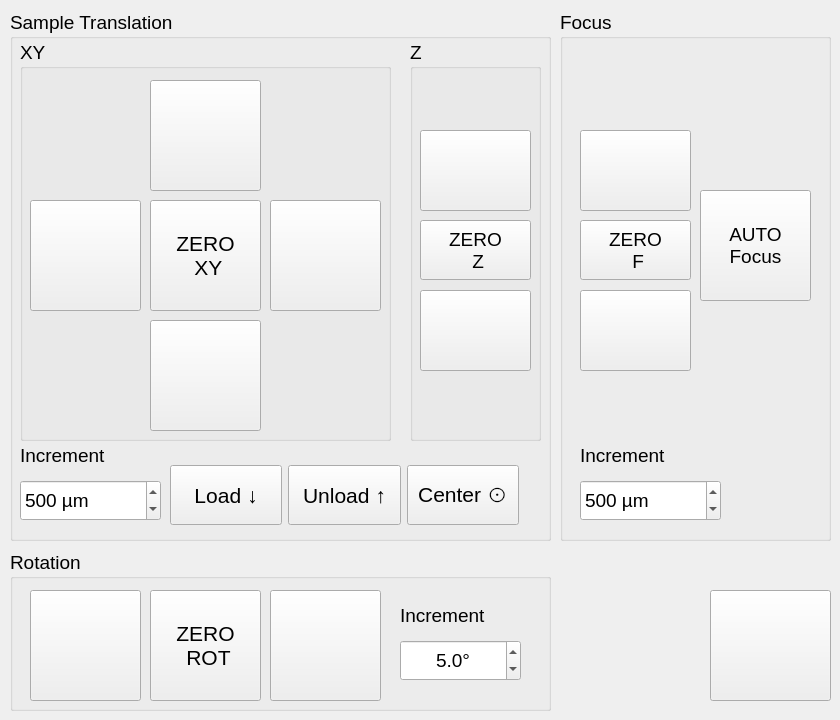
          <widget class="QWidget" name="MovementTabWidget">
           <attribute name="title">
            <string>Movement</string>
           </attribute>
           <widget class="QGroupBox" name="xyzGroupbox">
            <property name="enabled">
             <bool>true</bool>
            </property>
            <property name="geometry">
             <rect>
              <x>10</x>
              <y>10</y>
              <width>541</width>
              <height>531</height>
             </rect>
            </property>
            <property name="font">
             <font>
              <pointsize>14</pointsize>
             </font>
            </property>
            <property name="title">
             <string>Sample Translation</string>
            </property>
            <property name="flat">
             <bool>false</bool>
            </property>
            <widget class="QGroupBox" name="groupBox_4">
             <property name="enabled">
              <bool>true</bool>
             </property>
             <property name="geometry">
              <rect>
               <x>10</x>
               <y>30</y>
               <width>371</width>
               <height>401</height>
              </rect>
             </property>
             <property name="font">
              <font>
               <pointsize>14</pointsize>
              </font>
             </property>
             <property name="title">
              <string>XY</string>
             </property>
             <widget class="QPushButton" name="yPlusButton">
              <property name="enabled">
               <bool>true</bool>
              </property>
              <property name="geometry">
               <rect>
                <x>130</x>
                <y>40</y>
                <width>111</width>
                <height>111</height>
               </rect>
              </property>
              <property name="font">
               <font>
                <weight>50</weight>
                <italic>false</italic>
                <bold>false</bold>
               </font>
              </property>
              <property name="toolTip">
               <string>&lt;html&gt;&lt;head/&gt;&lt;body&gt;&lt;p&gt;Y axis (UP)&lt;/p&gt;&lt;/body&gt;&lt;/html&gt;</string>
              </property>
              <property name="text">
               <string/>
              </property>
              <property name="icon">
               <iconset>
                <normaloff>up-blue.png</normaloff>up-blue.png</iconset>
              </property>
              <property name="iconSize">
               <size>
                <width>80</width>
                <height>80</height>
               </size>
              </property>
              <property name="checkable">
               <bool>false</bool>
              </property>
              <property name="autoRepeat">
               <bool>true</bool>
              </property>
             </widget>
             <widget class="QPushButton" name="xPlusButton">
              <property name="enabled">
               <bool>true</bool>
              </property>
              <property name="geometry">
               <rect>
                <x>250</x>
                <y>160</y>
                <width>111</width>
                <height>111</height>
               </rect>
              </property>
              <property name="font">
               <font>
                <weight>50</weight>
                <bold>false</bold>
               </font>
              </property>
              <property name="toolTip">
               <string>&lt;html&gt;&lt;head/&gt;&lt;body&gt;&lt;p&gt;X axis (Right)&lt;/p&gt;&lt;/body&gt;&lt;/html&gt;</string>
              </property>
              <property name="text">
               <string/>
              </property>
              <property name="icon">
               <iconset>
                <normaloff>right-blue.png</normaloff>right-blue.png</iconset>
              </property>
              <property name="iconSize">
               <size>
                <width>80</width>
                <height>80</height>
               </size>
              </property>
              <property name="autoRepeat">
               <bool>true</bool>
              </property>
             </widget>
             <widget class="QPushButton" name="xMinusButton">
              <property name="enabled">
               <bool>true</bool>
              </property>
              <property name="geometry">
               <rect>
                <x>10</x>
                <y>160</y>
                <width>111</width>
                <height>111</height>
               </rect>
              </property>
              <property name="font">
               <font>
                <weight>50</weight>
                <bold>false</bold>
               </font>
              </property>
              <property name="toolTip">
               <string>&lt;html&gt;&lt;head/&gt;&lt;body&gt;&lt;p&gt;X axis (Left)&lt;/p&gt;&lt;/body&gt;&lt;/html&gt;</string>
              </property>
              <property name="text">
               <string/>
              </property>
              <property name="icon">
               <iconset>
                <normaloff>left-blue.png</normaloff>left-blue.png</iconset>
              </property>
              <property name="iconSize">
               <size>
                <width>80</width>
                <height>80</height>
               </size>
              </property>
              <property name="autoRepeat">
               <bool>true</bool>
              </property>
             </widget>
             <widget class="QPushButton" name="yMinusButton">
              <property name="enabled">
               <bool>true</bool>
              </property>
              <property name="geometry">
               <rect>
                <x>130</x>
                <y>280</y>
                <width>111</width>
                <height>111</height>
               </rect>
              </property>
              <property name="font">
               <font>
                <weight>50</weight>
                <bold>false</bold>
               </font>
              </property>
              <property name="toolTip">
               <string>&lt;html&gt;&lt;head/&gt;&lt;body&gt;&lt;p&gt;Y axis (Down)&lt;/p&gt;&lt;/body&gt;&lt;/html&gt;</string>
              </property>
              <property name="text">
               <string/>
              </property>
              <property name="icon">
               <iconset>
                <normaloff>down-blue.png</normaloff>down-blue.png</iconset>
              </property>
              <property name="iconSize">
               <size>
                <width>80</width>
                <height>80</height>
               </size>
              </property>
              <property name="autoRepeat">
               <bool>true</bool>
              </property>
             </widget>
             <widget class="QPushButton" name="xyZeroButton">
              <property name="enabled">
               <bool>true</bool>
              </property>
              <property name="geometry">
               <rect>
                <x>130</x>
                <y>160</y>
                <width>111</width>
                <height>111</height>
               </rect>
              </property>
              <property name="font">
               <font>
                <pointsize>16</pointsize>
                <weight>50</weight>
                <italic>false</italic>
                <bold>false</bold>
               </font>
              </property>
              <property name="toolTip">
               <string>Make current position 0 (relative)</string>
              </property>
              <property name="text">
               <string>ZERO
 XY</string>
              </property>
              <property name="checkable">
               <bool>true</bool>
              </property>
             </widget>
            </widget>
            <widget class="QGroupBox" name="groupBox_6">
             <property name="enabled">
              <bool>true</bool>
             </property>
             <property name="geometry">
              <rect>
               <x>400</x>
               <y>30</y>
               <width>131</width>
               <height>401</height>
              </rect>
             </property>
             <property name="font">
              <font>
               <pointsize>14</pointsize>
              </font>
             </property>
             <property name="title">
              <string>Z</string>
             </property>
             <widget class="QPushButton" name="zPlusButton">
              <property name="enabled">
               <bool>true</bool>
              </property>
              <property name="geometry">
               <rect>
                <x>10</x>
                <y>90</y>
                <width>111</width>
                <height>81</height>
               </rect>
              </property>
              <property name="font">
               <font>
                <weight>50</weight>
                <italic>false</italic>
                <bold>false</bold>
               </font>
              </property>
              <property name="toolTip">
               <string>&lt;html&gt;&lt;head/&gt;&lt;body&gt;&lt;p&gt;Move the sample forward&lt;/p&gt;&lt;/body&gt;&lt;/html&gt;</string>
              </property>
              <property name="text">
               <string/>
              </property>
              <property name="icon">
               <iconset>
                <normaloff>up-blue-perspective.png</normaloff>up-blue-perspective.png</iconset>
              </property>
              <property name="iconSize">
               <size>
                <width>80</width>
                <height>80</height>
               </size>
              </property>
              <property name="autoRepeat">
               <bool>true</bool>
              </property>
             </widget>
             <widget class="QPushButton" name="zMinusButton">
              <property name="enabled">
               <bool>true</bool>
              </property>
              <property name="geometry">
               <rect>
                <x>10</x>
                <y>250</y>
                <width>111</width>
                <height>81</height>
               </rect>
              </property>
              <property name="font">
               <font>
                <weight>50</weight>
                <italic>false</italic>
                <bold>false</bold>
               </font>
              </property>
              <property name="toolTip">
               <string>&lt;html&gt;&lt;head/&gt;&lt;body&gt;&lt;p&gt;Move the sample backward&lt;/p&gt;&lt;/body&gt;&lt;/html&gt;</string>
              </property>
              <property name="text">
               <string/>
              </property>
              <property name="icon">
               <iconset>
                <normaloff>down-blue-perspective.png</normaloff>down-blue-perspective.png</iconset>
              </property>
              <property name="iconSize">
               <size>
                <width>80</width>
                <height>80</height>
               </size>
              </property>
              <property name="autoRepeat">
               <bool>true</bool>
              </property>
             </widget>
             <widget class="QPushButton" name="zZeroButton">
              <property name="enabled">
               <bool>true</bool>
              </property>
              <property name="geometry">
               <rect>
                <x>10</x>
                <y>180</y>
                <width>111</width>
                <height>60</height>
               </rect>
              </property>
              <property name="font">
               <font>
                <pointsize>14</pointsize>
                <weight>50</weight>
                <italic>false</italic>
                <bold>false</bold>
               </font>
              </property>
              <property name="toolTip">
               <string>Make current position 0 (relative)</string>
              </property>
              <property name="text">
               <string>ZERO
 Z</string>
              </property>
              <property name="checkable">
               <bool>true</bool>
              </property>
             </widget>
            </widget>
            <widget class="QLabel" name="label_13">
             <property name="enabled">
              <bool>true</bool>
             </property>
             <property name="geometry">
              <rect>
               <x>10</x>
               <y>430</y>
               <width>141</width>
               <height>31</height>
              </rect>
             </property>
             <property name="font">
              <font>
               <pointsize>14</pointsize>
              </font>
             </property>
             <property name="text">
              <string>Increment</string>
             </property>
            </widget>
            <widget class="QSpinBox" name="xyzIncrementSpinbox">
             <property name="enabled">
              <bool>true</bool>
             </property>
             <property name="geometry">
              <rect>
               <x>10</x>
               <y>470</y>
               <width>141</width>
               <height>41</height>
              </rect>
             </property>
             <property name="font">
              <font>
               <pointsize>14</pointsize>
              </font>
             </property>
             <property name="suffix">
              <string> µm </string>
             </property>
             <property name="maximum">
              <number>1000</number>
             </property>
             <property name="value">
              <number>500</number>
             </property>
            </widget>
            <widget class="QWidget" name="layoutWidget">
             <property name="geometry">
              <rect>
               <x>160</x>
               <y>440</y>
               <width>349</width>
               <height>91</height>
              </rect>
             </property>
             <layout class="QHBoxLayout" name="horizontalLayout_5">
              <item>
               <widget class="QPushButton" name="xyzLoadButton">
                <property name="enabled">
                 <bool>true</bool>
                </property>
                <property name="minimumSize">
                 <size>
                  <width>0</width>
                  <height>60</height>
                 </size>
                </property>
                <property name="font">
                 <font>
                  <pointsize>16</pointsize>
                  <weight>50</weight>
                  <bold>false</bold>
                 </font>
                </property>
                <property name="toolTip">
                 <string>&lt;html&gt;&lt;head/&gt;&lt;body&gt;&lt;p&gt;Move the sample down to a pre-defined position.&lt;/p&gt;&lt;/body&gt;&lt;/html&gt;</string>
                </property>
                <property name="text">
                 <string>Load ↓</string>
                </property>
               </widget>
              </item>
              <item>
               <widget class="QPushButton" name="xyzUnloadButton">
                <property name="enabled">
                 <bool>true</bool>
                </property>
                <property name="minimumSize">
                 <size>
                  <width>0</width>
                  <height>60</height>
                 </size>
                </property>
                <property name="font">
                 <font>
                  <pointsize>16</pointsize>
                  <weight>50</weight>
                  <bold>false</bold>
                 </font>
                </property>
                <property name="toolTip">
                 <string>&lt;html&gt;&lt;head/&gt;&lt;body&gt;&lt;p&gt;Move the sample up to a pre-defined position.&lt;/p&gt;&lt;/body&gt;&lt;/html&gt;</string>
                </property>
                <property name="text">
                 <string>Unload ↑</string>
                </property>
               </widget>
              </item>
              <item>
               <widget class="QPushButton" name="centerButton">
                <property name="minimumSize">
                 <size>
                  <width>0</width>
                  <height>60</height>
                 </size>
                </property>
                <property name="font">
                 <font>
                  <pointsize>16</pointsize>
                 </font>
                </property>
                <property name="toolTip">
                 <string>&lt;html&gt;&lt;head/&gt;&lt;body&gt;&lt;p&gt;Move the sample holder to the chamber center in XZ plane.&lt;/p&gt;&lt;/body&gt;&lt;/html&gt;</string>
                </property>
                <property name="text">
                 <string>Center ⊙</string>
                </property>
               </widget>
              </item>
             </layout>
            </widget>
           </widget>
           <widget class="QGroupBox" name="focusGroupbox">
            <property name="enabled">
             <bool>true</bool>
            </property>
            <property name="geometry">
             <rect>
              <x>560</x>
              <y>10</y>
              <width>271</width>
              <height>531</height>
             </rect>
            </property>
            <property name="font">
             <font>
              <pointsize>14</pointsize>
             </font>
            </property>
            <property name="title">
             <string>Focus</string>
            </property>
            <widget class="QPushButton" name="focusPlusButton">
             <property name="enabled">
              <bool>true</bool>
             </property>
             <property name="geometry">
              <rect>
               <x>20</x>
               <y>120</y>
               <width>111</width>
               <height>81</height>
              </rect>
             </property>
             <property name="font">
              <font>
               <weight>50</weight>
               <italic>false</italic>
               <bold>false</bold>
              </font>
             </property>
             <property name="toolTip">
              <string>&lt;html&gt;&lt;head/&gt;&lt;body&gt;&lt;p&gt;Move the detection objective (refocus)&lt;/p&gt;&lt;/body&gt;&lt;/html&gt;</string>
             </property>
             <property name="text">
              <string/>
             </property>
             <property name="icon">
              <iconset>
               <normaloff>up-green-perspective.png</normaloff>up-green-perspective.png</iconset>
             </property>
             <property name="iconSize">
              <size>
               <width>80</width>
               <height>80</height>
              </size>
             </property>
             <property name="autoRepeat">
              <bool>true</bool>
             </property>
            </widget>
            <widget class="QPushButton" name="focusZeroButton">
             <property name="enabled">
              <bool>true</bool>
             </property>
             <property name="geometry">
              <rect>
               <x>20</x>
               <y>210</y>
               <width>111</width>
               <height>60</height>
              </rect>
             </property>
             <property name="font">
              <font>
               <pointsize>14</pointsize>
               <weight>50</weight>
               <italic>false</italic>
               <bold>false</bold>
              </font>
             </property>
             <property name="toolTip">
              <string>Make current position 0 (relative)</string>
             </property>
             <property name="text">
              <string>ZERO
 F</string>
             </property>
             <property name="checkable">
              <bool>true</bool>
             </property>
            </widget>
            <widget class="QPushButton" name="focusMinusButton">
             <property name="enabled">
              <bool>true</bool>
             </property>
             <property name="geometry">
              <rect>
               <x>20</x>
               <y>280</y>
               <width>111</width>
               <height>81</height>
              </rect>
             </property>
             <property name="font">
              <font>
               <weight>50</weight>
               <italic>false</italic>
               <bold>false</bold>
              </font>
             </property>
             <property name="toolTip">
              <string>&lt;html&gt;&lt;head/&gt;&lt;body&gt;&lt;p&gt;Move the detection objective (refocus)&lt;/p&gt;&lt;/body&gt;&lt;/html&gt;</string>
             </property>
             <property name="text">
              <string/>
             </property>
             <property name="icon">
              <iconset>
               <normaloff>down-green-perspective.png</normaloff>down-green-perspective.png</iconset>
             </property>
             <property name="iconSize">
              <size>
               <width>80</width>
               <height>80</height>
              </size>
             </property>
             <property name="autoRepeat">
              <bool>true</bool>
             </property>
            </widget>
            <widget class="QSpinBox" name="focusIncrementSpinbox">
             <property name="enabled">
              <bool>true</bool>
             </property>
             <property name="geometry">
              <rect>
               <x>20</x>
               <y>470</y>
               <width>141</width>
               <height>41</height>
              </rect>
             </property>
             <property name="font">
              <font>
               <pointsize>14</pointsize>
              </font>
             </property>
             <property name="suffix">
              <string> µm</string>
             </property>
             <property name="maximum">
              <number>1000</number>
             </property>
             <property name="value">
              <number>500</number>
             </property>
            </widget>
            <widget class="QLabel" name="label_14">
             <property name="enabled">
              <bool>true</bool>
             </property>
             <property name="geometry">
              <rect>
               <x>20</x>
               <y>430</y>
               <width>141</width>
               <height>31</height>
              </rect>
             </property>
             <property name="font">
              <font>
               <pointsize>14</pointsize>
              </font>
             </property>
             <property name="text">
              <string>Increment</string>
             </property>
            </widget>
            <widget class="QPushButton" name="focusAutoButton">
             <property name="enabled">
              <bool>true</bool>
             </property>
             <property name="geometry">
              <rect>
               <x>140</x>
               <y>180</y>
               <width>111</width>
               <height>111</height>
              </rect>
             </property>
             <property name="font">
              <font>
               <pointsize>14</pointsize>
               <weight>50</weight>
               <italic>false</italic>
               <bold>false</bold>
              </font>
             </property>
             <property name="toolTip">
              <string>Autofocus Menu</string>
             </property>
             <property name="text">
              <string>AUTO
Focus</string>
             </property>
             <property name="checkable">
              <bool>false</bool>
             </property>
            </widget>
           </widget>
           <widget class="QGroupBox" name="rotGroupbox">
            <property name="enabled">
             <bool>true</bool>
            </property>
            <property name="geometry">
             <rect>
              <x>10</x>
              <y>550</y>
              <width>541</width>
              <height>161</height>
             </rect>
            </property>
            <property name="font">
             <font>
              <pointsize>14</pointsize>
             </font>
            </property>
            <property name="title">
             <string>Rotation</string>
            </property>
            <widget class="QPushButton" name="rotMinusButton">
             <property name="enabled">
              <bool>true</bool>
             </property>
             <property name="geometry">
              <rect>
               <x>20</x>
               <y>40</y>
               <width>111</width>
               <height>111</height>
              </rect>
             </property>
             <property name="font">
              <font>
               <weight>50</weight>
               <italic>false</italic>
               <bold>false</bold>
              </font>
             </property>
             <property name="text">
              <string/>
             </property>
             <property name="icon">
              <iconset>
               <normaloff>left-red.png</normaloff>left-red.png</iconset>
             </property>
             <property name="iconSize">
              <size>
               <width>80</width>
               <height>80</height>
              </size>
             </property>
             <property name="autoRepeat">
              <bool>true</bool>
             </property>
            </widget>
            <widget class="QPushButton" name="rotPlusButton">
             <property name="enabled">
              <bool>true</bool>
             </property>
             <property name="geometry">
              <rect>
               <x>260</x>
               <y>40</y>
               <width>111</width>
               <height>111</height>
              </rect>
             </property>
             <property name="font">
              <font>
               <weight>50</weight>
               <italic>false</italic>
               <bold>false</bold>
              </font>
             </property>
             <property name="text">
              <string/>
             </property>
             <property name="icon">
              <iconset>
               <normaloff>right-red.png</normaloff>right-red.png</iconset>
             </property>
             <property name="iconSize">
              <size>
               <width>80</width>
               <height>80</height>
              </size>
             </property>
             <property name="autoRepeat">
              <bool>true</bool>
             </property>
            </widget>
            <widget class="QLabel" name="label_18">
             <property name="enabled">
              <bool>true</bool>
             </property>
             <property name="geometry">
              <rect>
               <x>390</x>
               <y>50</y>
               <width>141</width>
               <height>31</height>
              </rect>
             </property>
             <property name="font">
              <font>
               <pointsize>14</pointsize>
              </font>
             </property>
             <property name="text">
              <string>Increment</string>
             </property>
            </widget>
            <widget class="QDoubleSpinBox" name="rotIncrementSpinbox">
             <property name="enabled">
              <bool>true</bool>
             </property>
             <property name="geometry">
              <rect>
               <x>390</x>
               <y>90</y>
               <width>121</width>
               <height>41</height>
              </rect>
             </property>
             <property name="font">
              <font>
               <pointsize>14</pointsize>
              </font>
             </property>
             <property name="alignment">
              <set>Qt::AlignCenter</set>
             </property>
             <property name="suffix">
              <string>°</string>
             </property>
             <property name="decimals">
              <number>1</number>
             </property>
             <property name="minimum">
              <double>-181.000000000000000</double>
             </property>
             <property name="maximum">
              <double>181.000000000000000</double>
             </property>
             <property name="singleStep">
              <double>0.100000000000000</double>
             </property>
             <property name="value">
              <double>5.000000000000000</double>
             </property>
            </widget>
            <widget class="QPushButton" name="rotZeroButton">
             <property name="enabled">
              <bool>true</bool>
             </property>
             <property name="geometry">
              <rect>
               <x>140</x>
               <y>40</y>
               <width>111</width>
               <height>111</height>
              </rect>
             </property>
             <property name="font">
              <font>
               <pointsize>16</pointsize>
               <weight>50</weight>
               <italic>false</italic>
               <bold>false</bold>
              </font>
             </property>
             <property name="text">
              <string>ZERO 
 ROT</string>
             </property>
             <property name="checkable">
              <bool>true</bool>
             </property>
            </widget>
           </widget>
           <widget class="QPushButton" name="xyzrotStopButton">
            <property name="enabled">
             <bool>true</bool>
            </property>
            <property name="geometry">
             <rect>
              <x>710</x>
              <y>590</y>
              <width>121</width>
              <height>111</height>
             </rect>
            </property>
            <property name="font">
             <font>
              <pointsize>16</pointsize>
              <weight>50</weight>
              <bold>false</bold>
             </font>
            </property>
            <property name="toolTip">
             <string>&lt;html&gt;&lt;head/&gt;&lt;body&gt;&lt;p&gt;Abort all motion.&lt;/p&gt;&lt;/body&gt;&lt;/html&gt;</string>
            </property>
            <property name="autoFillBackground">
             <bool>false</bool>
            </property>
            <property name="text">
             <string/>
            </property>
            <property name="icon">
             <iconset>
              <normaloff>stop-stages.png</normaloff>stop-stages.png</iconset>
            </property>
            <property name="iconSize">
             <size>
              <width>100</width>
              <height>100</height>
             </size>
            </property>
           </widget>
          </widget>
